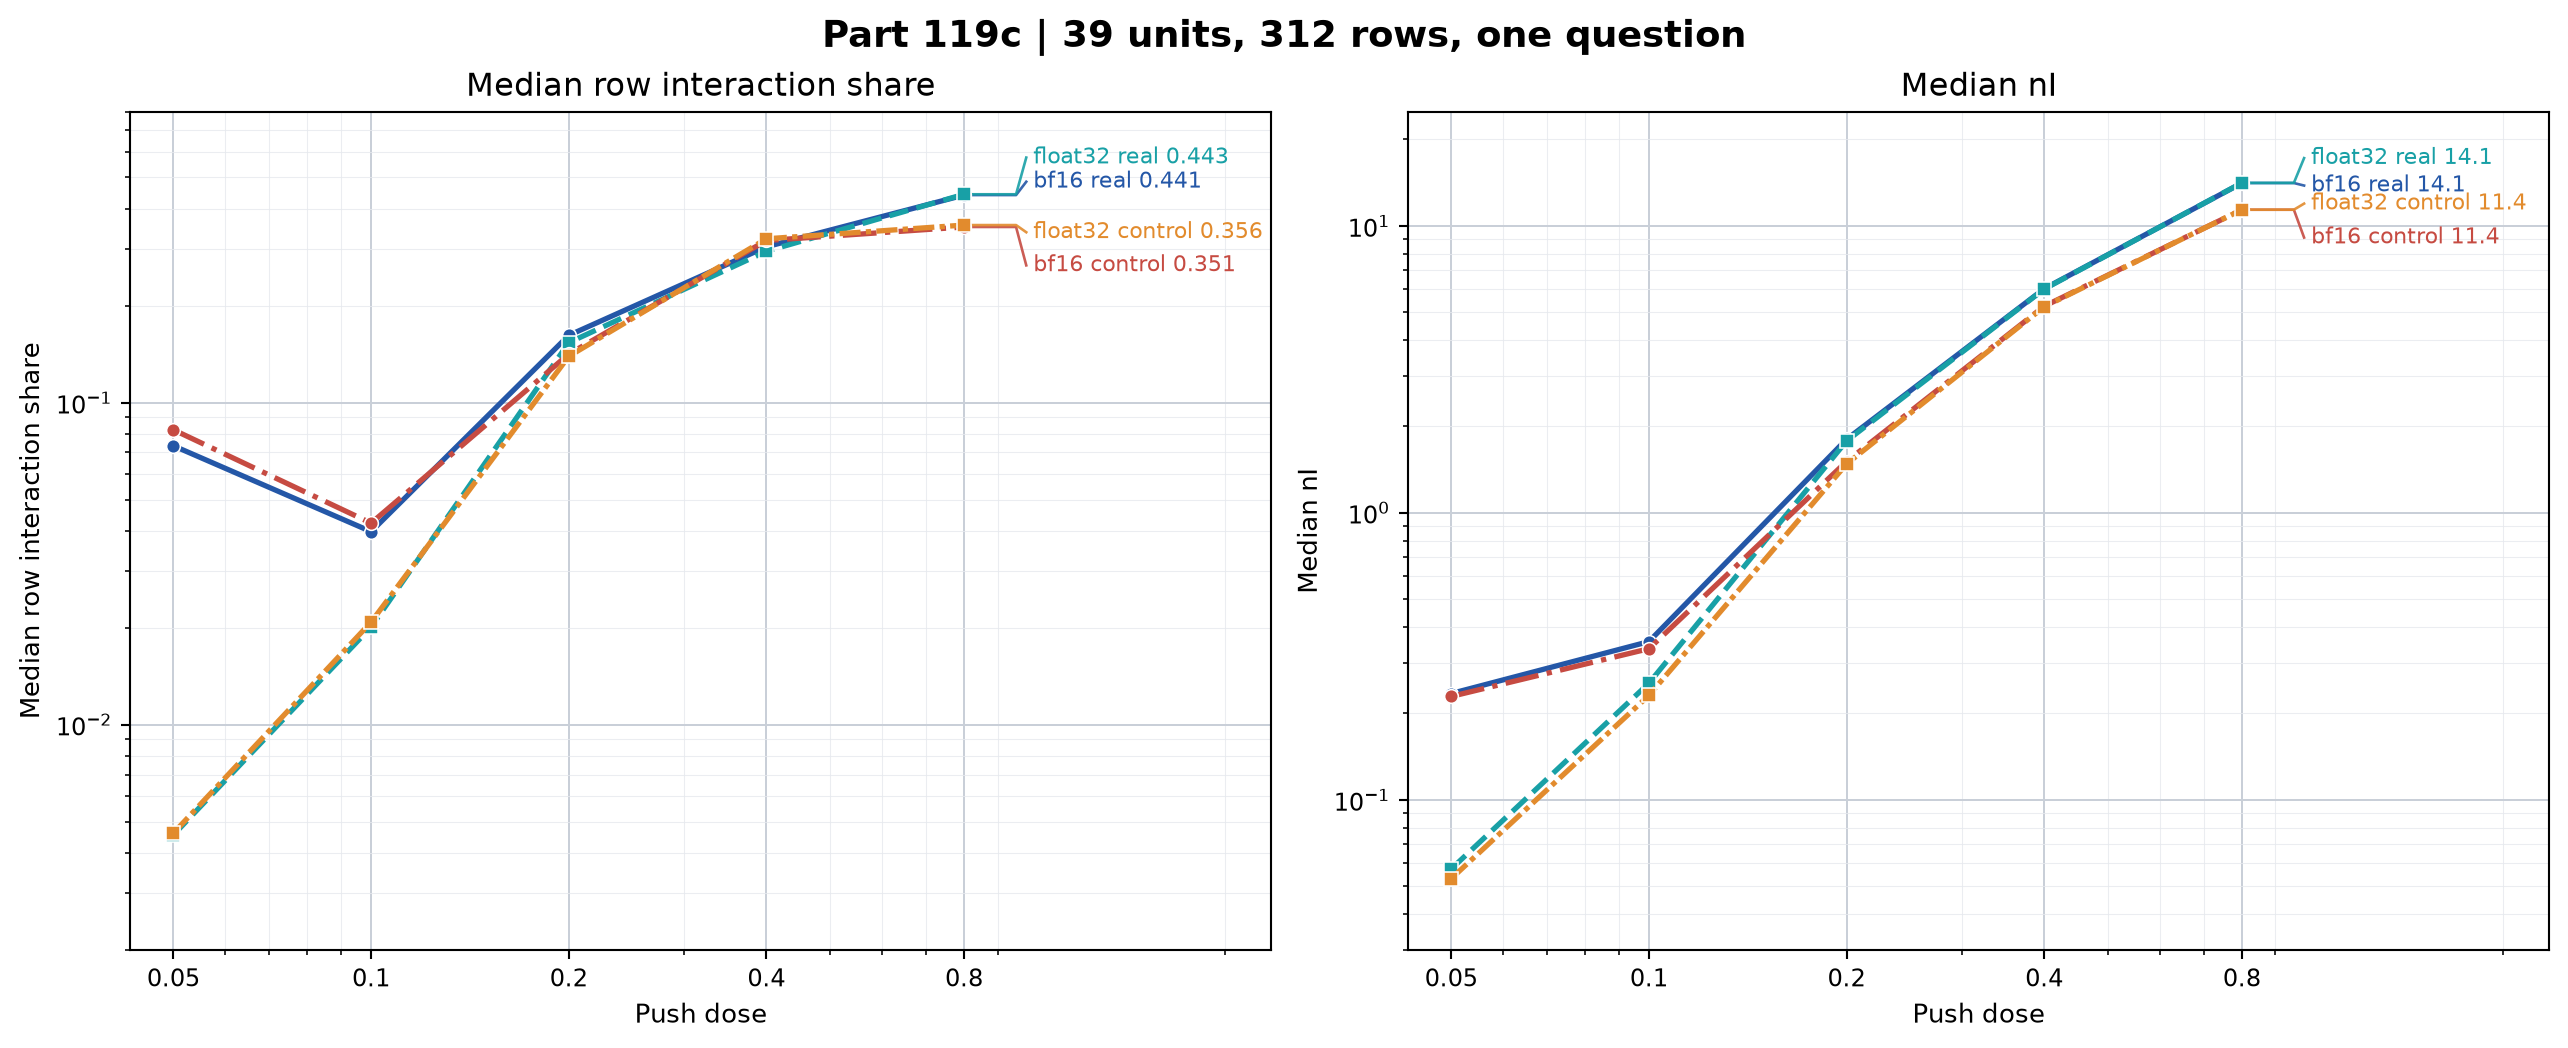

Recreate this plot in Python.
#!/usr/bin/env python3
"""Recompute Part 119c summaries from its JSONL rows and draw its figure."""
from __future__ import annotations

import sys
from pathlib import Path

import matplotlib.pyplot as plt
import numpy as np

ROOT = Path(__file__).resolve().parents[2]
for path in (ROOT / "part119", ROOT / "part119b", ROOT / "part119c", ROOT):
    if str(path) not in sys.path:
        sys.path.insert(0, str(path))

import rows119  # noqa: E402
import rows119c  # noqa: E402
import score119  # noqa: E402
import score119c  # noqa: E402
from gate119b import interaction_share  # noqa: E402
from score119c import read_jsonl, score_interactions  # noqa: E402


DOSES = (0.05, 0.1, 0.2, 0.4, 0.8)
OUT = ROOT / "results" / "part119c"
BF16_FILE = OUT / "interaction-bf16.jsonl"
FLOAT32_FILE = OUT / "interaction-float32.jsonl"
REFERENCE_FILE = ROOT / "results" / "part119b" / "interaction.jsonl"


def f(value: object, digits: int = 6) -> str:
    if value is None:
        return "n/a"
    if isinstance(value, (float, np.floating)):
        return f"{float(value):.{digits}g}"
    return str(value)


def source(dtype: str) -> str:
    return (f"`results/part119c/interaction-{dtype}.jsonl`: `$.dose`, `$.kind`, `$.first`, `$.second`, "
            "`$.positions[].pos`, `$.positions[].nI`, `$.positions[].nA`, `$.positions[].n2`, "
            "`$.positions[].nPair`")


def find_summary(result: dict, dtype: str, dose: float, kind: str) -> dict:
    return next(row for row in result["per_dose"]
                if row["dtype"] == dtype and row["dose"] == dose and row["kind"] == kind)


def _row_median_share(row: dict, *, resolved_only: bool = False) -> float | None:
    shares = []
    for position in row.get("positions", []):
        if resolved_only and not all(
                position.get(field) is not None and float(position[field]) >= 1.0
                for field in ("nA", "n2", "nPair")):
            continue
        share = interaction_share(position)
        if share is not None:
            shares.append(float(share))
    return float(np.median(shares)) if shares else None


def _product_bootstrap_share_interval(rows: list[dict], dose: float,
                                      units: list[dict] | list[str]) -> dict:
    row_shares = score119c._row_shares(rows)
    selected = []
    for row in rows:
        if float(row["dose"]) != dose or str(row["kind"]) != "real":
            continue
        key = (str(row["kind"]), str(row["first"]), str(row["second"]), dose)
        value = row_shares.get(key)
        if value is not None:
            selected.append({"first": str(row["first"]),
                             "second": str(row["second"]), "value": float(value)})
    values = [row["value"] for row in selected]
    draws = score119.make_unit_bootstrap_draws(
        [str(unit["id"] if isinstance(unit, dict) else unit) for unit in units],
        draws=2000, seed=score119.BOOTSTRAP_SEED)
    samples = []
    for counts in draws:
        weights = [counts.get(row["first"], 0) * counts.get(row["second"], 0)
                   for row in selected]
        value = score119c._weighted_median(values, weights)
        if value is not None:
            samples.append(value)
    return {
        "dose": dose,
        "median_row_share": float(np.median(values)) if values else None,
        "ci95_product_weighted": ([float(np.quantile(samples, .025)),
                                    float(np.quantile(samples, .975))]
                                   if samples else [None, None]),
        "draws": len(samples), "seed": score119.BOOTSTRAP_SEED,
        "units": len(units), "rows": len(selected),
    }


def cold_check_stats(result: dict, bf16_rows: list[dict], float32_rows: list[dict],
                     reference_rows: list[dict], selected_rows: list[dict],
                     units: list[dict] | list[str]) -> dict:
    resolved = {}
    for dtype, rows in (("bf16", bf16_rows), ("float32", float32_rows)):
        resolved[dtype] = {}
        for dose in (0.05, 0.1):
            resolved[dtype][dose] = {}
            for kind in ("real", "control"):
                cell_rows = [row for row in rows
                             if float(row["dose"]) == dose and str(row["kind"]) == kind]
                positions = [position for row in cell_rows
                             for position in row.get("positions", [])]
                row_shares = []
                resolved_positions = 0
                rows_with_resolved = 0
                for row in cell_rows:
                    share = _row_median_share(row, resolved_only=True)
                    if share is not None:
                        row_shares.append(share)
                        rows_with_resolved += 1
                    resolved_positions += sum(
                        all(position.get(field) is not None and float(position[field]) >= 1.0
                            for field in ("nA", "n2", "nPair"))
                        for position in row.get("positions", []))
                summary = find_summary(result, dtype, dose, kind)
                resolved[dtype][dose][kind] = {
                    "registered_all_positions_median_row_share": summary["median_row_share"],
                    "resolved_median_row_share": (float(np.median(row_shares))
                                                   if row_shares else None),
                    "resolved_rows": rows_with_resolved,
                    "total_rows": len(cell_rows),
                    "resolved_positions": resolved_positions,
                    "total_positions": len(positions),
                    "resolved_position_coverage": (resolved_positions / len(positions)
                                                    if positions else None),
                }

    real_control_resolved_factors = {}
    for dose in (0.05, 0.1):
        real = resolved["float32"][dose]["real"]["resolved_median_row_share"]
        control = resolved["float32"][dose]["control"]["resolved_median_row_share"]
        real_control_resolved_factors[dose] = (
            max(real / control, control / real) if real and control else None)

    npair_gaps = score119c._reproduction_gate(
        float32_rows, bf16_rows, selected_rows, DOSES, 1.0,
        "float32 versus bf16 at every dose")
    dtype_n = {}
    for dose in DOSES:
        item = {"median_relative_nPair_gap": npair_gaps["by_dose"][f"{dose:g}"][
            "median_relative_nPair_difference"]}
        for kind in ("real", "control"):
            bf = find_summary(result, "bf16", dose, kind)["median_nI"]
            f32 = find_summary(result, "float32", dose, kind)["median_nI"]
            item[kind] = {"bf16_median_nI": bf,
                          "float32_median_nI": f32,
                          "bf16_to_float32_ratio": bf / f32 if bf is not None and f32 else None,
                          "absolute_excess": bf - f32 if bf is not None and f32 is not None else None}
        dtype_n[dose] = item

    float32_index = {(str(row["kind"]), str(row["first"]), str(row["second"])): row
                     for row in float32_rows if float(row["dose"]) == 0.8}
    bf16_index = {(str(row["kind"]), str(row["first"]), str(row["second"])): row
                  for row in bf16_rows if float(row["dose"]) == 0.8}
    t_differences = []
    for key in sorted(set(float32_index) & set(bf16_index)):
        float_positions = {int(position["pos"]): position
                           for position in float32_index[key].get("positions", [])}
        bf_positions = {int(position["pos"]): position
                        for position in bf16_index[key].get("positions", [])}
        for pos in sorted(set(float_positions) & set(bf_positions)):
            float_t = set(float_positions[pos].get("t_ids", []))
            bf_t = set(bf_positions[pos].get("t_ids", []))
            t_differences.append(len(float_t.symmetric_difference(bf_t)))

    part119b_shares = {}
    for dose in (0.2, 0.4, 0.8):
        row_shares = [_row_median_share(row) for row in reference_rows
                      if float(row["dose"]) == dose and str(row["kind"]) == "real"]
        row_shares = [value for value in row_shares if value is not None]
        part119b_shares[dose] = {
            "real_rows": len(row_shares),
            "median_row_share": float(np.median(row_shares)) if row_shares else None,
        }

    pooled_and_slopes = {}
    for dose in (0.05, 0.1, 0.2):
        positions = [position for row in float32_rows
                     if float(row["dose"]) == dose and str(row["kind"]) == "real"
                     for position in row.get("positions", [])]
        numerator = sum(float(position["nI"]) ** 2 for position in positions
                        if position.get("nI") is not None)
        denominator = sum(float(position["nPair"]) ** 2 for position in positions
                          if position.get("nPair") is not None)
        pooled_and_slopes[dose] = {
            "pooled_ratio": numerator / denominator if denominator else None,
            "row_median_share": find_summary(result, "float32", dose, "real")["median_row_share"],
        }
    local_slopes = {}
    for low, high in ((0.05, 0.1), (0.1, 0.2), (0.05, 0.2)):
        low_share = find_summary(result, "float32", low, "real")["median_row_share"]
        high_share = find_summary(result, "float32", high, "real")["median_row_share"]
        local_slopes[(low, high)] = float(np.log(high_share / low_share) / np.log(high / low))

    low_dose_bootstrap = {
        dose: _product_bootstrap_share_interval(float32_rows, dose, units)
        for dose in (0.05, 0.1)
    }
    records = {
        "bf16": len(bf16_rows), "float32": len(float32_rows),
        "bf16_distinct_keys": len({(str(row["kind"]), str(row["first"]), str(row["second"]))
                                    for row in bf16_rows}),
        "float32_distinct_keys": len({(str(row["kind"]), str(row["first"]), str(row["second"]))
                                       for row in float32_rows}),
    }
    return {
        "resolved": resolved,
        "resolved_float32_real_control_factors": real_control_resolved_factors,
        "dtype_npair_and_ni": dtype_n,
        "t_set_difference": {
            "different_positions": sum(value > 0 for value in t_differences),
            "positions_compared": len(t_differences),
            "median_tokens_different": float(np.median(t_differences)) if t_differences else None,
            "max_tokens_different": max(t_differences) if t_differences else None,
        },
        "part119b_full_real_share": part119b_shares,
        "pooled_ratio_and_row_share": pooled_and_slopes,
        "local_slopes": local_slopes,
        "low_dose_bootstrap": low_dose_bootstrap,
        "records": records,
    }


def render_numbers(result: dict) -> str:
    lines = [
        "# Part 119c numbers",
        "",
        "Path 2 row summaries and the supplemental checks below are recomputed by `fig119c.py` from the JSONL rows. "
        "Gates and registered predictions are computed by `score119c.py`, which `fig119c.py` calls. Shares use "
        "`(nI / nPair)^2` at positions with `nPair > 0`; each row is the median of its eligible positions, "
        "then the summary is the median over rows. Position medians for nI and nPair use all recorded positions. "
        "The nPair-below-one share uses all recorded positions.",
        "",
        "## Inventory and gates",
        "",
        "| Quantity | Recomputed value | Source file and key |",
        "| --- | ---: | --- |",
        f"| Selected row keys | {result['selected_rows_expected']} total; "
        f"{result['selected_rows_by_class']['real']} real and {result['selected_rows_by_class']['control']} control | "
        "Both interaction JSONL files: unique row keys from `$.kind`, `$.first`, `$.second` |",
        f"| Records in each file | bf16 {result['cold_check']['records']['bf16']}; "
        f"float32 {result['cold_check']['records']['float32']}; "
        f"{result['cold_check']['records']['bf16_distinct_keys']} distinct row keys × 5 doses per file | "
        "Both interaction JSONL files: record count; `$.kind`, `$.first`, `$.second`, `$.dose` |",
        f"| Doses | {', '.join(f(dose) for dose in DOSES)} | "
        "Both interaction JSONL files: unique `$.dose` values |",
        "| Gate 1, bf16 against Part 119b | "
        f"{'passed' if result['gates']['gate1']['passed'] else 'failed'}; "
        f"median relative nPair difference {f(result['gates']['gate1']['median_relative_nPair_difference_all_checked_rows'])} | "
        "`results/part119c/interaction-bf16.jsonl` and `results/part119b/interaction.jsonl`: "
        "`$.kind`, `$.first`, `$.second`, `$.dose`, `$.positions[].pos`, `$.positions[].nPair` |",
        "| Gate 2, float32 against bf16 at 0.8 | "
        f"{'passed' if result['gates']['gate2']['passed'] else 'failed'}; "
        f"median relative nPair difference {f(result['gates']['gate2']['median_relative_nPair_difference_all_checked_rows'])}; "
        f"all 0.8 nPair values identical by position: "
        f"{result['gates']['gate2']['all_0.8_nPair_identical_by_position']} | "
        "`results/part119c/interaction-float32.jsonl` and `interaction-bf16.jsonl`: "
        "`$.model_dtype`, `$.model_parameter_dtype`, `$.kind`, `$.first`, `$.second`, `$.dose`, "
        "`$.positions[].pos`, `$.positions[].nPair` |",
        "",
        "Gate 1 also checks the 0.2, 0.4, and 0.8 doses separately. Gate 2 requires the recorded loaded-parameter "
        "dtype evidence and a non-identical 0.8 nPair comparison. The recorded dtype strings are in the JSONL keys "
        "named in the source column.",
        "",
        "## Per-dose summaries",
        "",
        "| Dtype | Dose | Class | Rows | Positions | nPair > 0 | nPair < 1 | nPair < 1 share | Median nI | "
        "Median nPair | Median nA | Median n2 | Position median share | Row median share | Source file and key |",
        "| --- | ---: | --- | ---: | ---: | ---: | ---: | ---: | ---: | ---: | ---: | ---: | ---: | ---: | --- |",
    ]
    for row in result["per_dose"]:
        lines.append("| " + " | ".join((
            row["dtype"], f(row["dose"]), row["kind"], f(row["rows"]), f(row["positions"]),
            f(row["positions_with_nPair_above_zero"]), f(row["positions_nPair_below_one"]),
            f(row["share_positions_nPair_below_one"]), f(row["median_nI"]), f(row["median_nPair"]),
            f(row["median_nA"]), f(row["median_n2"]), f(row["median_share_over_positions"]),
            f(row["median_row_share"]), source(row["dtype"]),
        )) + " |")

    lines.extend([
        "",
        "## Dtype comparison",
        "",
        "| Dose | Class | bf16 row share | float32 row share | float32 minus bf16 | bf16 nPair < 1 share | "
        "float32 nPair < 1 share | Source file and key |",
        "| ---: | --- | ---: | ---: | ---: | ---: | ---: | --- |",
    ])
    for dose in DOSES:
        for kind in ("real", "control"):
            bf = find_summary(result, "bf16", dose, kind)
            f32 = find_summary(result, "float32", dose, kind)
            lines.append("| " + " | ".join((
                f(dose), kind, f(bf["median_row_share"]), f(f32["median_row_share"]),
                f(f32["median_row_share"] - bf["median_row_share"]),
                f(bf["share_positions_nPair_below_one"]), f(f32["share_positions_nPair_below_one"]),
                source("bf16") + "; " + source("float32"),
            )) + " |")

    lines.extend([
        "",
        "## Real against control",
        "",
        "Factor is the larger row share divided by the smaller row share.",
        "",
        "| Dtype | Dose | Real share | Control share | Larger-to-smaller factor | Source file and key |",
        "| --- | ---: | ---: | ---: | ---: | --- |",
    ])
    for dtype in ("bf16", "float32"):
        for dose in DOSES:
            real = find_summary(result, dtype, dose, "real")["median_row_share"]
            control = find_summary(result, dtype, dose, "control")["median_row_share"]
            factor = max(real / control, control / real) if real > 0 and control > 0 else None
            lines.append(f"| {dtype} | {f(dose)} | {f(real)} | {f(control)} | {f(factor)} | {source(dtype)} |")

    lines.extend([
        "",
        "## Registered predictions",
        "",
        "| Prediction | Recomputed observed values | Verdict | Source file and key |",
        "| --- | --- | --- | --- |",
    ])
    prediction_sources = {
        "119c.1": (source("bf16") + "; " + source("float32") + "; "
                    "`part119/score119.py`: `BOOTSTRAP_SEED`; `part119c/score119c.py`: "
                    "`_weighted_difference_ci`, `predictions`"),
        "119c.2": source("float32"),
        "119c.3": source("float32"),
        "119c.4": source("float32"),
    }
    for pred in result["predictions"]:
        observed = pred["observed"]
        if pred["id"] == "119c.1":
            boot = observed["bootstrap"]
            detail = (f"bf16 share {f(observed['bf16_median_row_share'])}; float32 share "
                      f"{f(observed['float32_median_row_share'])}; difference float32 minus bf16 "
                      f"{f(observed['median_difference_float32_minus_bf16'])}; product-weighted 95% interval "
                      f"{f(boot['ci95_product_weighted_difference_of_median_row_shares'][0])} to "
                      f"{f(boot['ci95_product_weighted_difference_of_median_row_shares'][1])}; "
                      f"sum-weighted sensitivity interval "
                      f"{f(boot['ci95_sum_weighted_difference_of_median_row_shares'][0])} to "
                      f"{f(boot['ci95_sum_weighted_difference_of_median_row_shares'][1])}; "
                      f"{boot['draws']} draws, seed {boot['seed']}, {boot['units']} units, {boot['rows']} paired rows")
        elif pred["id"] == "119c.2":
            detail = (f"float32 real share at 0.05 {f(observed['float32_real_median_row_share_0.05'])}; "
                      f"at 0.1 {f(observed['float32_real_median_row_share_0.1'])}")
        elif pred["id"] == "119c.3":
            detail = (f"float32 real share at 0.05 {f(observed['median_row_shares'][0])}; "
                      f"at 0.2 {f(observed['median_row_shares'][1])}; log-log slope {f(observed['log_log_slope'])}")
        else:
            detail = "; ".join(
                f"dose {f(item['dose'])}: real {f(item['real_median_row_share'])}, "
                f"control {f(item['control_median_row_share'])}, factor {f(item['larger_to_smaller_factor'])}"
                for item in observed["dose_comparisons"])
        verdict = "held" if pred["verdict"] == "holds" else "failed"
        lines.append(f"| {pred['id']} | {detail} | {verdict} | {prediction_sources[pred['id']]} |")

    real_01 = find_summary(result, "float32", 0.1, "real")["median_row_share"]
    real_02 = find_summary(result, "float32", 0.2, "real")["median_row_share"]
    second_order_ratio = (real_02 / real_01) / ((0.2 / 0.1) ** 2)
    lines.extend([
        "",
        "## Dose-growth ratio",
        "",
        f"{f(second_order_ratio)}",
        "",
        "Source: `results/part119c/interaction-float32.jsonl`, `$.dose`, `$.kind`, `$.first`, `$.second`, "
        "`$.positions[].nI`, and `$.positions[].nPair`; the value is the float32 real row-median-share ratio "
        "from 0.1 to 0.2 divided by the squared dose ratio.",
        "",
        "## Resolved-only low-dose check",
        "",
        "Resolved positions require nA, n2, and nPair each to be at least 1.0, matching Part 119b. "
        "The registered reading uses every position with nPair > 0. Coverage counts resolved positions "
        "and rows with at least one resolved position.",
        "",
        "| Dtype | Dose | Class | Registered all-position row median | Resolved-only row median | Resolved rows / all rows | Resolved positions / all positions | Position coverage |",
        "| --- | ---: | --- | ---: | ---: | ---: | ---: | ---: |",
    ])
    for dtype in ("bf16", "float32"):
        for dose in (0.05, 0.1):
            for kind in ("real", "control"):
                row = result["cold_check"]["resolved"][dtype][dose][kind]
                lines.append("| " + " | ".join((
                    dtype, f(dose), kind,
                    f(row["registered_all_positions_median_row_share"]),
                    f(row["resolved_median_row_share"]),
                    f'{row["resolved_rows"]}/{row["total_rows"]}',
                    f'{row["resolved_positions"]}/{row["total_positions"]}',
                    f(row["resolved_position_coverage"]),
                )) + " |")
    lines.extend([
        "",
        "Float32 resolved real/control factors: " + "; ".join(
            f"dose {f(dose)} {f(value)}" for dose, value in
            result["cold_check"]["resolved_float32_real_control_factors"].items()),
        "",
        "## Part 119b full-sample comparison",
        "",
        "The Part 119b column is recomputed from all real rows with the same all-position row-median rule.",
        "",
        "| Dose | 119c bf16 subset | 119c float32 subset | 119b all real rows | 119b real rows |",
        "| ---: | ---: | ---: | ---: | ---: |",
    ])
    for dose, row in result["cold_check"]["part119b_full_real_share"].items():
        lines.append(f"| {f(dose)} | "
                     f"{f(find_summary(result, 'bf16', dose, 'real')['median_row_share'])} | "
                     f"{f(find_summary(result, 'float32', dose, 'real')['median_row_share'])} | "
                     f"{f(row['median_row_share'])} | {row['real_rows']} |")
    lines.extend([
        "",
        "## Dtype gap and nI ratios",
        "",
        "The nPair gap is the median, over rows, of each row's median absolute position-level relative difference, "
        "with bf16 as denominator. The nI ratio is the ratio of pooled position medians, bf16 divided by float32.",
        "",
        "| Dose | Median relative nPair gap | Real bf16 / float32 median nI | Real nI excess | Control bf16 / float32 median nI | Control nI excess |",
        "| ---: | ---: | ---: | ---: | ---: | ---: |",
    ])
    for dose, row in result["cold_check"]["dtype_npair_and_ni"].items():
        lines.append("| " + " | ".join((
            f(dose), f(row["median_relative_nPair_gap"]),
            f(row["real"]["bf16_to_float32_ratio"]), f(row["real"]["absolute_excess"]),
            f(row["control"]["bf16_to_float32_ratio"]), f(row["control"]["absolute_excess"]),
        )) + " |")
    t = result["cold_check"]["t_set_difference"]
    lines.extend([
        "",
        "At dose 0.8, dtype-specific T sets differ at "
        f"{t['different_positions']} of {t['positions_compared']} matched positions; "
        f"the median symmetric-difference size is {f(t['median_tokens_different'])} tokens and the maximum is "
        f"{f(t['max_tokens_different'])}.",
        "",
        "## Pooled ratio, local slopes, and low-dose intervals",
        "",
        "Pooled ratio is sum(nI²) / sum(nPair²) over float32 real positions. The row-median share is the "
        "registered summary. Bootstrap intervals are product-weighted unit-bootstrap intervals for the "
        "float32 real median row share, using the scorer's seed.",
        "",
        "| Dose | Pooled ratio | Float32 real row-median share |",
        "| ---: | ---: | ---: |",
    ])
    for dose, row in result["cold_check"]["pooled_ratio_and_row_share"].items():
        lines.append(f"| {f(dose)} | {f(row['pooled_ratio'])} | {f(row['row_median_share'])} |")
    lines.extend([
        "",
        "| Dose interval | Local log-log slope |",
        "| --- | ---: |",
    ])
    for (low, high), slope in result["cold_check"]["local_slopes"].items():
        lines.append(f"| {f(low)} to {f(high)} | {f(slope)} |")
    lines.extend([
        "",
        "| Dose | Float32 real row-median share | Product-weighted 95% unit-bootstrap interval | Draws | Seed | Units | Rows |",
        "| ---: | ---: | ---: | ---: | ---: | ---: | ---: |",
    ])
    for dose, row in result["cold_check"]["low_dose_bootstrap"].items():
        lines.append(f"| {f(dose)} | {f(row['median_row_share'])} | "
                     f"{f(row['ci95_product_weighted'][0])} to {f(row['ci95_product_weighted'][1])} | "
                     f"{row['draws']} | {row['seed']} | {row['units']} | {row['rows']} |")
    lines.extend([""])
    return "\n".join(lines)


def draw_figure(result: dict) -> None:
    plt.rcParams.update({
        "font.family": "DejaVu Sans",
        "font.size": 9,
        "axes.titlesize": 12,
        "axes.labelsize": 10,
    })
    fig, axes = plt.subplots(1, 2, figsize=(13.4, 5.4), constrained_layout=True)
    colors = {
        ("bf16", "real"): "#2457A7",
        ("float32", "real"): "#18A0A6",
        ("bf16", "control"): "#C64B42",
        ("float32", "control"): "#E28B2D",
    }
    styles = {
        ("bf16", "real"): ("-", "o", 1.10, 0.98),
        ("float32", "real"): ("--", "s", 1.30, 1.22),
        ("bf16", "control"): ("-.", "o", 0.76, 0.80),
        ("float32", "control"): ((0, (4, 1, 1, 1)), "s", 0.95, 1.05),
    }
    panel_specs = (
        (axes[0], "median_row_share", "Median row interaction share", (0.002, 0.8), 3),
        (axes[1], "median_nI", "Median nI", (0.03, 25), 3),
    )
    for ax, field, title, ylim, value_digits in panel_specs:
        ax.set_xscale("log")
        ax.set_yscale("log")
        ax.set_xlim(0.043, 2.35)
        ax.set_ylim(*ylim)
        ax.set_xticks(DOSES, labels=["0.05", "0.1", "0.2", "0.4", "0.8"])
        ax.set_xlabel("Push dose")
        ax.set_ylabel(title)
        ax.set_title(title)
        ax.grid(True, which="major", color="#C9CFD8", linewidth=0.75)
        ax.grid(True, which="minor", color="#E6E9EE", linewidth=0.4, alpha=0.8)
        for key in (("bf16", "real"), ("float32", "real"),
                    ("bf16", "control"), ("float32", "control")):
            dtype, kind = key
            values = [find_summary(result, dtype, dose, kind)[field] for dose in DOSES]
            linestyle, marker, share_factor, ni_factor = styles[key]
            offset = share_factor if field == "median_row_share" else ni_factor
            color = colors[key]
            ax.plot(DOSES, values, color=color, linestyle=linestyle, marker=marker,
                    linewidth=2.0, markersize=5.2, markeredgecolor="white", markeredgewidth=0.6,
                    zorder=3)
            endpoint = float(values[-1])
            label_y = endpoint * offset
            label_x = 1.02
            ax.plot([0.8, 0.96, label_x - 0.025], [endpoint, endpoint, label_y],
                    color=color, linewidth=1.0, alpha=0.9, clip_on=False, zorder=2)
            label = f"{dtype} {kind} {endpoint:.{value_digits}g}"
            ax.text(label_x, label_y, label, color=color, fontsize=8.4,
                    ha="left", va="center", clip_on=False, zorder=4)
    fig.suptitle("Part 119c | 39 units, 312 rows, one question", fontsize=14, fontweight="bold")
    fig.savefig(OUT / "fig119c.png", dpi=190, bbox_inches="tight", facecolor="white")
    plt.close(fig)


def main() -> None:
    units = rows119.load_units(rows119.DEFAULT_NEURONS,
                               rows119.DEFAULT_HAIKU_KINDS,
                               rows119.DEFAULT_DS_KINDS)
    selected_rows = rows119c.draw_path2_rows(units)
    bf16_rows = read_jsonl(BF16_FILE)
    float32_rows = read_jsonl(FLOAT32_FILE)
    reference_rows = read_jsonl(REFERENCE_FILE)
    result = score_interactions(
        bf16_rows, float32_rows, reference_rows, selected_rows, units)
    result["cold_check"] = cold_check_stats(
        result, bf16_rows, float32_rows, reference_rows, selected_rows, units)
    (OUT / "NUMBERS.md").write_text(render_numbers(result), encoding="utf-8")
    draw_figure(result)
    print(f"Wrote {OUT / 'NUMBERS.md'} and {OUT / 'fig119c.png'}")


if __name__ == "__main__":
    main()
